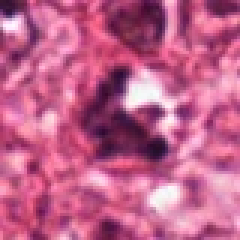
#> input picture pp/segmented_data/mitotic/img(1916, 1572)4.jpg, 80 x 80 px (shown 3 times larger); its folder holds only this picture in this run
$ python blackandwhite.py 'segmented_data/mitotic/img(1916, 1572)4.jpg'
#> lines starting #> are read from the running program, lines starting #| are printed output that depends on the picture
### segmentation/blobDetection.py
import cv2
import numpy
#import cPickle
import preprocess
from console import delete_last_lines
import sys
from os import system
pixelCount = 0
from time import time
from math import floor
def msg(message):
    f = open('status.xml','w')
    message = "<msg>"+message+"</msg>"
    f.write(message)
    f.close()
# [88 lines left out: functions getCentroids, get_neighbors, floodFill, blobDetector, not called in this run]

def segment(imageName):
    msg('reading image')
    img = cv2.imread(imageName)
#> img is the input picture: shape (80, 80, 3); mean B, G, R 138.1, 95.9, 191.6
    msg('preprocessing image')
    img = preprocess.preprocess(img)
    cv2.imwrite("/var/www/html/image.jpg",img)
    msg('performing blob detection')
    blobsList = blobDetector(img)
    return blobsList

### segmentation/preprocess.py
#@title Blue Ratio Histogram and global thresholding
#from IPython.display import Image, display
import os
#print("1")
import cv2 as cv
#print("2")
import numpy as np
from time import sleep
def msg(message):
    f = open('status.xml','w')
    message = "<msg>"+message+"</msg>"
    f.write(message)
    f.close()
os.environ['TF_CPP_MIN_LOG_LEVEL'] = '3'
import tensorflow as tf
#print("3")
from time import time
#print("4")
from skimage import filters
#print("5")
def blueRatioHistogram(img):
  t1 = time()
  #img = cv.imread('A00_01.jpg')
  red = img[:,:,2]
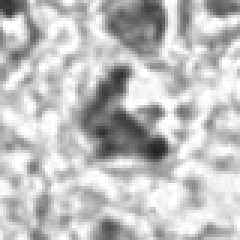
#> red: shape (80, 80) (shown 3 times larger); min 37, max 255, mean 191.6
  blue = img[:,:,0]
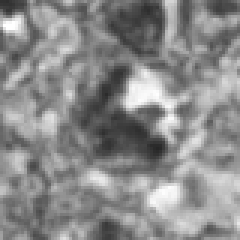
#> blue: shape (80, 80) (shown 3 times larger); min 38, max 255, mean 138.1
  green = img[:,:,1]
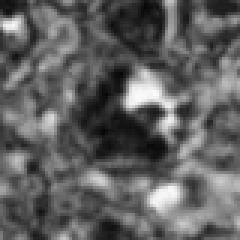
#> green: shape (80, 80) (shown 3 times larger); min 7, max 251, mean 95.9

#> (the run stopped early here; a loop or call above may not have finished)

$ run again, on pp/segmented_data/mitotic/img(93, 1432)2.jpg
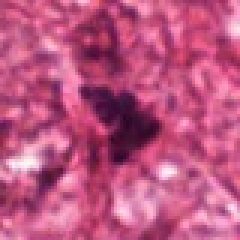
#> input picture pp/segmented_data/mitotic/img(93, 1432)2.jpg, 80 x 80 px (shown 3 times larger)
#> in segment, img is the input picture: shape (80, 80, 3); mean B, G, R 128.3, 84.7, 188.6
#> in blueRatioHistogram, `blue = img[:,:,0]`:
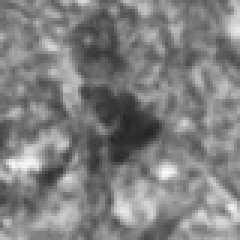
#> blue: shape (80, 80) (shown 3 times larger); min 36, max 248, mean 128.3
#> in blueRatioHistogram, `green = img[:,:,1]`:
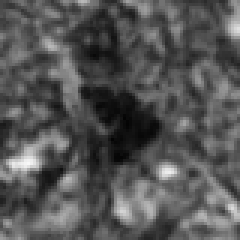
#> green: shape (80, 80) (shown 3 times larger); min 4, max 247, mean 84.7

$ run again, on pp/segmented_data/mitotic/img_1_0.jpg
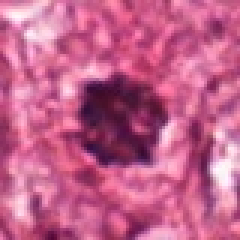
#> input picture pp/segmented_data/mitotic/img_1_0.jpg, 80 x 80 px (shown 3 times larger)
#> in segment, img is the input picture: shape (80, 80, 3); mean B, G, R 139, 96.5, 194.8
#> in blueRatioHistogram, `blue = img[:,:,0]`:
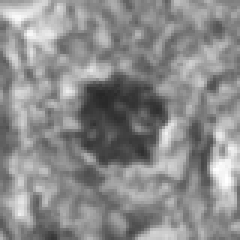
#> blue: shape (80, 80) (shown 3 times larger); min 39, max 255, mean 139
#> in blueRatioHistogram, `green = img[:,:,1]`:
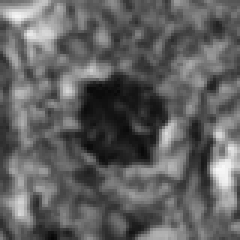
#> green: shape (80, 80) (shown 3 times larger); min 6, max 248, mean 96.5

$ run again, on pp/segmented_data/mitotic/img_1_1.jpg
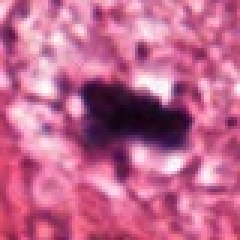
#> input picture pp/segmented_data/mitotic/img_1_1.jpg, 80 x 80 px (shown 3 times larger)
#> in segment, img is the input picture: shape (80, 80, 3); mean B, G, R 142.7, 102, 192.9
#> in blueRatioHistogram, `blue = img[:,:,0]`:
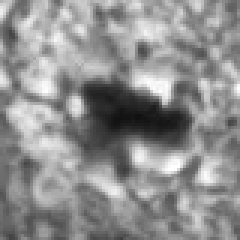
#> blue: shape (80, 80) (shown 3 times larger); min 17, max 255, mean 142.7
#> in blueRatioHistogram, `green = img[:,:,1]`:
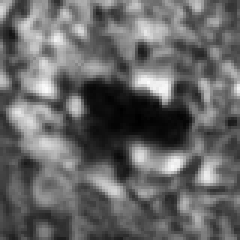
#> green: shape (80, 80) (shown 3 times larger); min 0, max 252, mean 102
